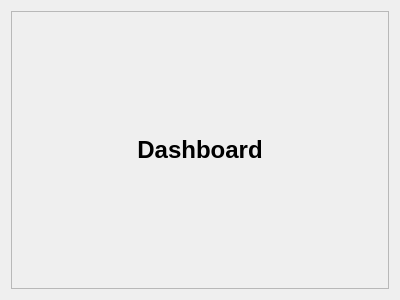
<?xml version="1.0" encoding="UTF-8"?>
<ui version="4.0">
 <class>DashboardWidget</class>
 <widget class="QWidget" name="DashboardWidget">
  <property name="geometry">
   <rect>
    <x>0</x>
    <y>0</y>
    <width>400</width>
    <height>300</height>
   </rect>
  </property>
  <property name="windowTitle">
   <string>Form</string>
  </property>
  <layout class="QGridLayout" name="gridLayout">
   <item row="0" column="0">
    <widget class="QFrame" name="topSection">
     <property name="frameShape">
      <enum>QFrame::StyledPanel</enum>
     </property>
     <property name="frameShadow">
      <enum>QFrame::Raised</enum>
     </property>
     <layout class="QGridLayout" name="gridLayout_2">
      <item row="0" column="0">
       <widget class="QLabel" name="topTitle">
        <property name="font">
         <font>
          <pointsize>18</pointsize>
          <weight>75</weight>
          <bold>true</bold>
         </font>
        </property>
        <property name="text">
         <string>Dashboard</string>
        </property>
        <property name="alignment">
         <set>Qt::AlignCenter</set>
        </property>
       </widget>
      </item>
     </layout>
    </widget>
   </item>
  </layout>
 </widget>
 <resources/>
 <connections/>
</ui>
